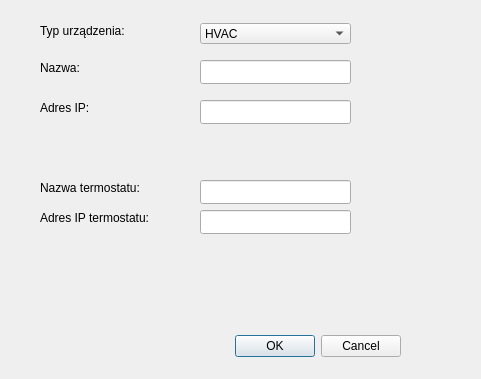
<?xml version="1.0" encoding="UTF-8"?>
<ui version="4.0">
 <class>newdevicewindow</class>
 <widget class="QDialog" name="newdevicewindow">
  <property name="geometry">
   <rect>
    <x>0</x>
    <y>0</y>
    <width>481</width>
    <height>379</height>
   </rect>
  </property>
  <property name="windowTitle">
   <string>Add new device</string>
  </property>
  <widget class="QDialogButtonBox" name="buttonBox">
   <property name="geometry">
    <rect>
     <x>60</x>
     <y>330</y>
     <width>341</width>
     <height>32</height>
    </rect>
   </property>
   <property name="orientation">
    <enum>Qt::Orientation::Horizontal</enum>
   </property>
   <property name="standardButtons">
    <set>QDialogButtonBox::StandardButton::Cancel|QDialogButtonBox::StandardButton::Ok</set>
   </property>
  </widget>
  <widget class="QComboBox" name="deviceTypecBox">
   <property name="geometry">
    <rect>
     <x>200</x>
     <y>23</y>
     <width>151</width>
     <height>21</height>
    </rect>
   </property>
   <item>
    <property name="text">
     <string>HVAC</string>
    </property>
   </item>
   <item>
    <property name="text">
     <string>RGBLamp</string>
    </property>
   </item>
   <item>
    <property name="text">
     <string>Lamp</string>
    </property>
   </item>
  </widget>
  <widget class="QLabel" name="label">
   <property name="geometry">
    <rect>
     <x>40</x>
     <y>20</y>
     <width>151</width>
     <height>21</height>
    </rect>
   </property>
   <property name="text">
    <string>Typ urządzenia:</string>
   </property>
  </widget>
  <widget class="QLabel" name="label_2">
   <property name="geometry">
    <rect>
     <x>40</x>
     <y>60</y>
     <width>81</width>
     <height>16</height>
    </rect>
   </property>
   <property name="text">
    <string>Nazwa:</string>
   </property>
  </widget>
  <widget class="QLineEdit" name="deviceNameLnEdit">
   <property name="geometry">
    <rect>
     <x>200</x>
     <y>60</y>
     <width>151</width>
     <height>24</height>
    </rect>
   </property>
  </widget>
  <widget class="QLabel" name="label_3">
   <property name="geometry">
    <rect>
     <x>40</x>
     <y>100</y>
     <width>61</width>
     <height>16</height>
    </rect>
   </property>
   <property name="text">
    <string>Adres IP:</string>
   </property>
  </widget>
  <widget class="QLineEdit" name="deviceIPLnEdit">
   <property name="geometry">
    <rect>
     <x>200</x>
     <y>100</y>
     <width>151</width>
     <height>24</height>
    </rect>
   </property>
  </widget>
  <widget class="QLabel" name="thermostatNameLabel">
   <property name="geometry">
    <rect>
     <x>40</x>
     <y>180</y>
     <width>131</width>
     <height>16</height>
    </rect>
   </property>
   <property name="text">
    <string>Nazwa termostatu:</string>
   </property>
  </widget>
  <widget class="QLabel" name="thermostatIpLabel">
   <property name="geometry">
    <rect>
     <x>40</x>
     <y>210</y>
     <width>111</width>
     <height>16</height>
    </rect>
   </property>
   <property name="text">
    <string>Adres IP termostatu:</string>
   </property>
  </widget>
  <widget class="QLineEdit" name="thermostatNameliEd">
   <property name="geometry">
    <rect>
     <x>200</x>
     <y>180</y>
     <width>151</width>
     <height>24</height>
    </rect>
   </property>
  </widget>
  <widget class="QLineEdit" name="thermostatIpLiEd">
   <property name="geometry">
    <rect>
     <x>200</x>
     <y>210</y>
     <width>151</width>
     <height>24</height>
    </rect>
   </property>
  </widget>
 </widget>
 <resources/>
 <connections>
  <connection>
   <sender>buttonBox</sender>
   <signal>accepted()</signal>
   <receiver>newdevicewindow</receiver>
   <slot>accept()</slot>
   <hints>
    <hint type="sourcelabel">
     <x>248</x>
     <y>254</y>
    </hint>
    <hint type="destinationlabel">
     <x>157</x>
     <y>274</y>
    </hint>
   </hints>
  </connection>
  <connection>
   <sender>buttonBox</sender>
   <signal>rejected()</signal>
   <receiver>newdevicewindow</receiver>
   <slot>reject()</slot>
   <hints>
    <hint type="sourcelabel">
     <x>316</x>
     <y>260</y>
    </hint>
    <hint type="destinationlabel">
     <x>286</x>
     <y>274</y>
    </hint>
   </hints>
  </connection>
 </connections>
</ui>
